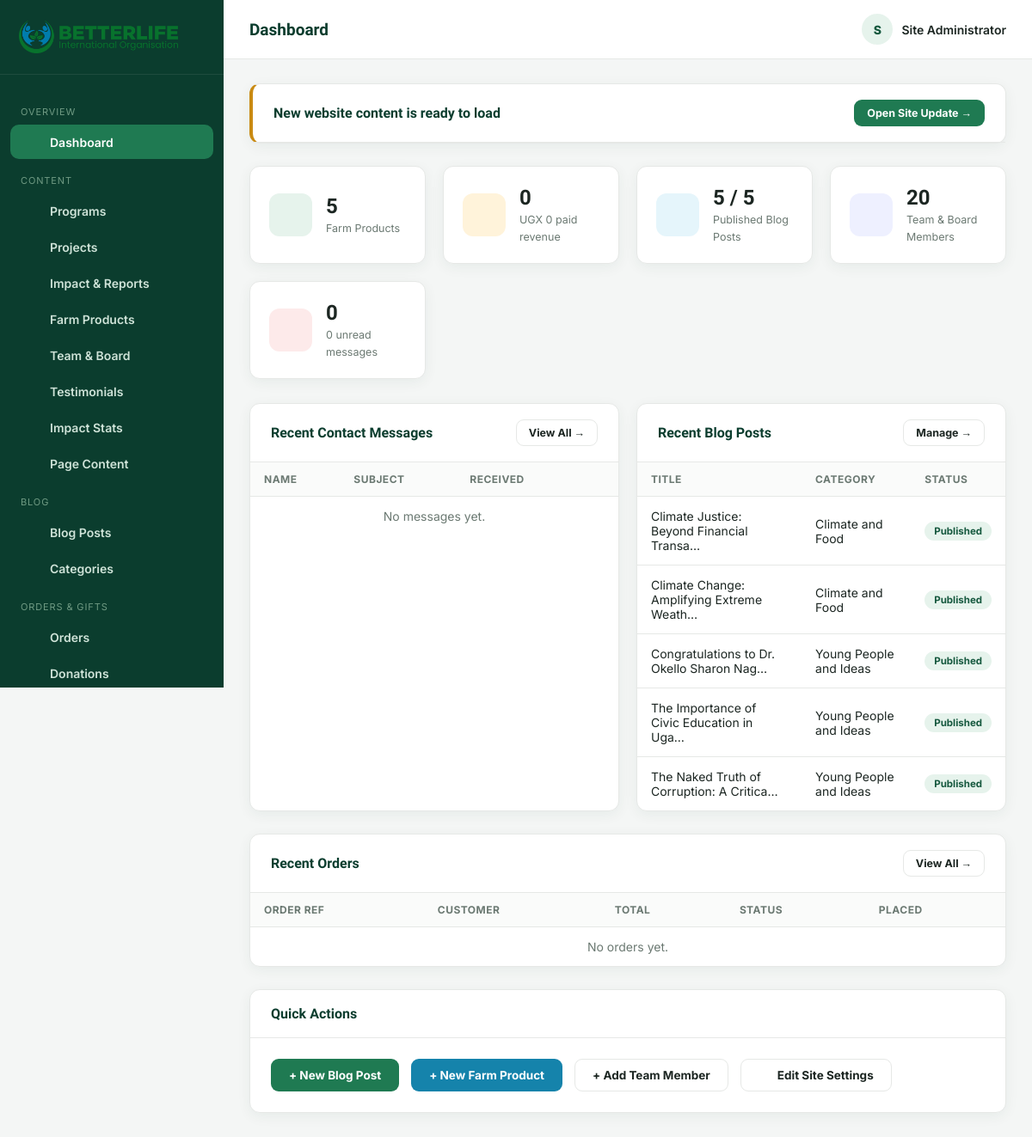
/admin/index.php (signed in), run on an earlier commit of the app's database.
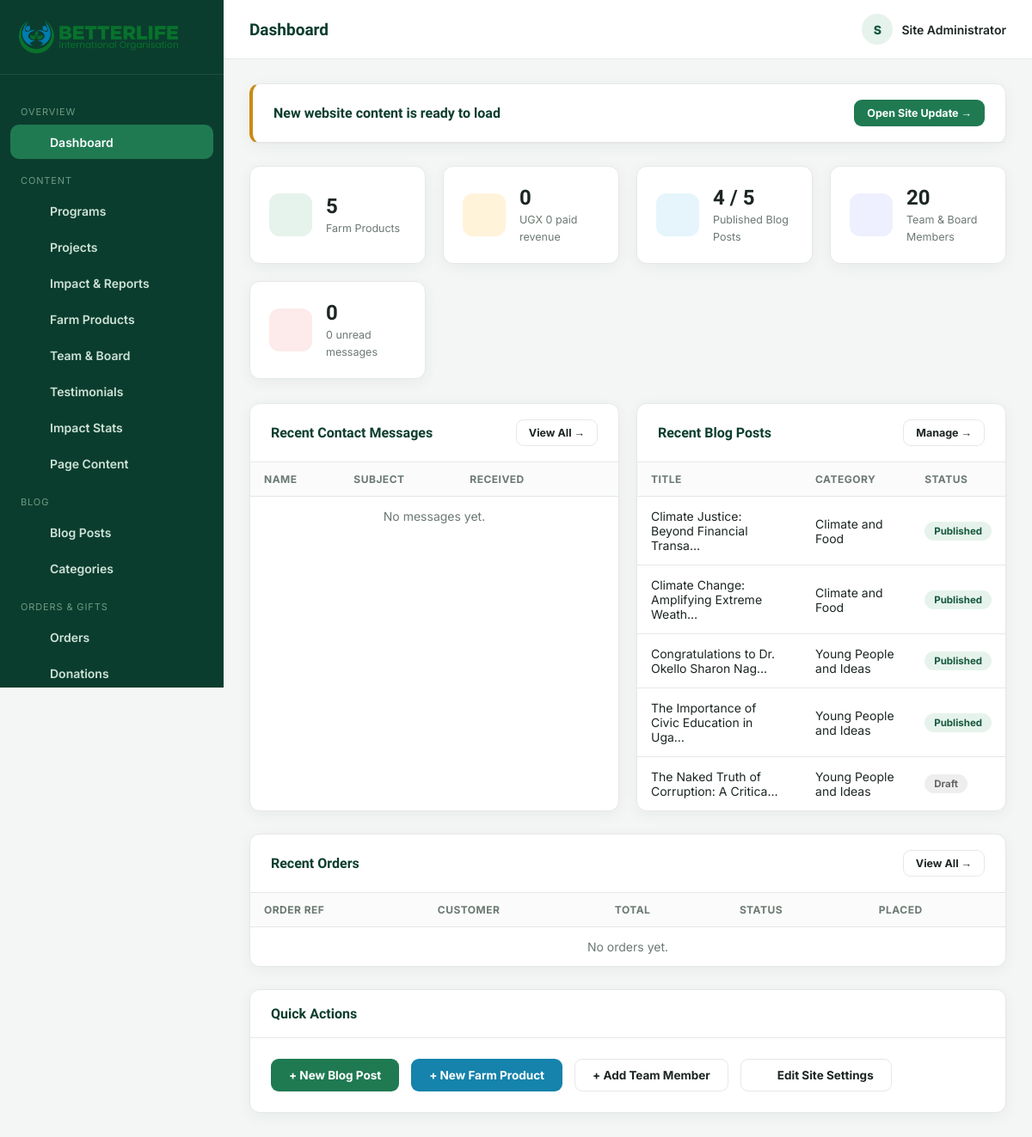
And on a later commit of the database.
### tables this page shows
CREATE TABLE blog_posts (
  id INT AUTO_INCREMENT PRIMARY KEY,
  title VARCHAR(200) NOT NULL,
  slug VARCHAR(220) NOT NULL UNIQUE,
  category_id INT DEFAULT NULL,
  excerpt VARCHAR(500),
  content LONGTEXT,
  featured_image VARCHAR(255),
  author VARCHAR(100) DEFAULT 'Admin',
  status ENUM('draft','published') DEFAULT 'draft',
  views INT DEFAULT 0,
  published_at DATETIME DEFAULT NULL,
  created_at TIMESTAMP DEFAULT CURRENT_TIMESTAMP,
  updated_at TIMESTAMP DEFAULT CURRENT_TIMESTAMP ON UPDATE CURRENT_TIMESTAMP,
  FOREIGN KEY (category_id) REFERENCES blog_categories(id) ON DELETE SET NULL
);

CREATE TABLE blog_categories (
  id INT AUTO_INCREMENT PRIMARY KEY,
  name VARCHAR(100) NOT NULL,
  slug VARCHAR(120) NOT NULL UNIQUE
);

### includes/site-sync.php (called while the page is built, shortened)
<?php
function site_sync_stamp(string $path): ?string
{
    $fh = @fopen($path, 'r');
    $line = (string) fgets($fh, 400);
    return preg_match('/generated (\d{4}-\d{2}-\d{2} \d{2}:\d{2})/', $line, $m) ? $m[1] : null;
}
function site_sync_pending(PDO $pdo): bool
{
    $stamp = site_sync_stamp(SITE_SYNC_FILE);
    return $stamp !== null && $stamp !== setting($pdo, 'content_sync_applied', '');
}

### admin/index.php (the view, shortened to what this page needs)
<?php
require_once __DIR__ . '/includes/auth.php';
$pageTitle = 'Dashboard';
$activeNav = 'dashboard';
$counts = [
  'products'    => (int) $pdo->query("SELECT COUNT(*) FROM products")->fetchColumn(),
  'posts'       => (int) $pdo->query("SELECT COUNT(*) FROM blog_posts")->fetchColumn(),
  'published'   => (int) $pdo->query("SELECT COUNT(*) FROM blog_posts WHERE status='published'")->fetchColumn(),
  'team'        => (int) $pdo->query("SELECT COUNT(*) FROM team_members")->fetchColumn(),
  'messages'    => (int) $pdo->query("SELECT COUNT(*) FROM contact_messages")->fetchColumn(),
  'unread'      => (int) $pdo->query("SELECT COUNT(*) FROM contact_messages WHERE is_read=0")->fetchColumn(),
  'subscribers' => (int) $pdo->query("SELECT COUNT(*) FROM newsletter_subscribers")->fetchColumn(),
  'programs'    => (int) $pdo->query("SELECT COUNT(*) FROM programs")->fetchColumn(),
];
$recentMessages = $pdo->query("SELECT * FROM contact_messages ORDER BY created_at DESC LIMIT 5")->fetchAll();
$recentPosts = $pdo->query("SELECT bp.*, bc.name AS cat_name FROM blog_posts bp LEFT JOIN blog_categories bc ON bc.id=bp.category_id ORDER BY bp.created_at DESC LIMIT 5")->fetchAll();
try {
    $orderCounts = $pdo->query("SELECT COUNT(*) AS c, COALESCE(SUM(CASE WHEN status='paid' THEN total_amount ELSE 0 END),0) AS revenue FROM orders")->fetch();
    $recentOrders = $pdo->query("SELECT * FROM orders ORDER BY created_at DESC LIMIT 5")->fetchAll();
} catch (PDOException $e) {
    $orderCounts = ['c' => 0, 'revenue' => 0];
    $recentOrders = [];
}
require __DIR__ . '/includes/header.php';
?>
<?php if ($syncPending): ?>
  <div class="panel" style="border-left:4px solid #c98a12;">
    <div class="panel-head">
      <h3>New website content is ready to load</h3>
      <a href="<?= ADMIN_URL ?>/site-update.php" class="btn btn-primary btn-sm">Open Site Update →</a>
    </div>
  </div>
<?php endif; ?>
<div class="stat-cards">
  <div class="stat-card">
    <div class="ico" style="background:var(--a-green-100);color:var(--a-green-700);"><?= icon('shopping-bag', 22) ?></div>
    <div><strong><?= $counts['products'] ?></strong><span>Farm Products</span></div>
  </div>
  <div class="stat-card">
    <div class="ico" style="background:#fff3da;color:#93670a;"><?= icon('box', 22) ?></div>
    <div><strong><?= (int) $orderCounts['c'] ?></strong><span><?= format_price((float) $orderCounts['revenue']) ?> paid revenue</span></div>
  </div>
  <div class="stat-card">
    <div class="ico" style="background:var(--a-blue-100);color:var(--a-blue-700);"><?= icon('newspaper', 22) ?></div>
    <div><strong><?= $counts['published'] ?> / <?= $counts['posts'] ?></strong><span>Published Blog Posts</span></div>
  </div>
  <div class="stat-card">
    <div class="ico" style="background:#eef0ff;color:#4b4fd1;"><?= icon('users', 22) ?></div>
    <div><strong><?= $counts['team'] ?></strong><span>Team &amp; Board Members</span></div>
  </div>
  <div class="stat-card">
    <div class="ico" style="background:#fdeaea;color:var(--a-danger);"><?= icon('mail', 22) ?></div>
    <div><strong><?= $counts['messages'] ?></strong><span><?= $counts['unread'] ?> unread messages</span></div>
  </div>
</div>
<div class="form-grid">
  <div class="panel">
    <div class="panel-head">
      <h3>Recent Contact Messages</h3>
      <a href="<?= ADMIN_URL ?>/messages.php" class="btn btn-outline btn-sm">View All →</a>
    </div>
    <div class="table-wrap">
      <table class="data-table">
        <thead><tr><th>Name</th><th>Subject</th><th>Received</th><th></th></tr></thead>
        <tbody>
          <?php if (!$recentMessages): ?>
            <tr class="empty-row"><td colspan="4">No messages yet.</td></tr>
          <?php endif; ?>
        </tbody>
      </table>
    </div>
  </div>
  <div class="panel">
    <div class="panel-head">
      <h3>Recent Blog Posts</h3>
      <a href="<?= ADMIN_URL ?>/blog.php" class="btn btn-outline btn-sm">Manage →</a>
    </div>
    <div class="table-wrap">
      <table class="data-table">
        <thead><tr><th>Title</th><th>Category</th><th>Status</th></tr></thead>
        <tbody>
          <?php foreach ($recentPosts as $p): ?>
            <tr>
              <td><?= h(excerpt($p['title'], 40)) ?></td>
              <td><?= h($p['cat_name'] ?? '—') ?></td>
              <td><span class="badge <?= $p['status'] === 'published' ? 'badge-green' : 'badge-gray' ?>"><?= h(ucfirst($p['status'])) ?></span></td>
            </tr>
          <?php endforeach; ?>
        </tbody>
      </table>
    </div>
  </div>
</div>
<div class="panel">
  <div class="panel-head">
    <h3>Recent Orders</h3>
    <a href="<?= ADMIN_URL ?>/orders.php" class="btn btn-outline btn-sm">View All →</a>
  </div>
  <div class="table-wrap">
    <table class="data-table">
      <thead><tr><th>Order Ref</th><th>Customer</th><th>Total</th><th>Status</th><th>Placed</th></tr></thead>
      <tbody>
        <?php if (!$recentOrders): ?>
          <tr class="empty-row"><td colspan="5">No orders yet.</td></tr>
        <?php endif; ?>
      </tbody>
    </table>
  </div>
</div>
<div class="panel">
  <div class="panel-head">
    <h3>Quick Actions</h3>
  </div>
  <div class="panel-body" style="display:flex;gap:14px;flex-wrap:wrap;">
    <a href="<?= ADMIN_URL ?>/blog.php?action=add" class="btn btn-primary">+ New Blog Post</a>
    <a href="<?= ADMIN_URL ?>/products.php?action=add" class="btn btn-accent">+ New Farm Product</a>
    <a href="<?= ADMIN_URL ?>/team.php?action=add" class="btn btn-outline">+ Add Team Member</a>
    <a href="<?= ADMIN_URL ?>/settings.php" class="btn btn-outline ico-text"><?= icon('settings', 15) ?> Edit Site Settings</a>
  </div>
</div>
<?php require __DIR__ . '/includes/footer.php'; ?>

### admin/includes/header.php (shortened to what this page needs)
<?php
$admin = current_admin();
$logo = setting($pdo, 'logo', 'assets/img/logo.png');
require_once __DIR__ . '/../../includes/site-sync.php';
$syncPending = site_sync_pending($pdo);
$navItems = [
  ['group' => 'Overview', 'items' => [
    ['key' => 'dashboard', 'label' => 'Dashboard', 'icon' => 'grid', 'href' => ADMIN_URL . '/index.php'],
  ]],
  ['group' => 'Content', 'items' => [
    ['key' => 'programs', 'label' => 'Programs', 'icon' => 'leaf', 'href' => ADMIN_URL . '/programs.php'],
    ['key' => 'projects', 'label' => 'Projects', 'icon' => 'box', 'href' => ADMIN_URL . '/projects.php'],
    ['key' => 'impact-reports', 'label' => 'Impact & Reports', 'icon' => 'trending-up', 'href' => ADMIN_URL . '/impact-reports.php'],
    ['key' => 'products', 'label' => 'Farm Products', 'icon' => 'shopping-bag', 'href' => ADMIN_URL . '/products.php'],
    ['key' => 'team', 'label' => 'Team & Board', 'icon' => 'users', 'href' => ADMIN_URL . '/team.php'],
    ['key' => 'testimonials', 'label' => 'Testimonials', 'icon' => 'message', 'href' => ADMIN_URL . '/testimonials.php'],
    ['key' => 'stats', 'label' => 'Impact Stats', 'icon' => 'trending-up', 'href' => ADMIN_URL . '/stats.php'],
    ['key' => 'content', 'label' => 'Page Content', 'icon' => 'file-text', 'href' => ADMIN_URL . '/content.php'],
  ]],
  ['group' => 'Blog', 'items' => [
    ['key' => 'blog', 'label' => 'Blog Posts', 'icon' => 'newspaper', 'href' => ADMIN_URL . '/blog.php'],
    ['key' => 'blog-categories', 'label' => 'Categories', 'icon' => 'tag', 'href' => ADMIN_URL . '/blog-categories.php'],
  ]],
  ['group' => 'Orders & Gifts', 'items' => [
    ['key' => 'orders', 'label' => 'Orders', 'icon' => 'box', 'href' => ADMIN_URL . '/orders.php'],
    ['key' => 'donations', 'label' => 'Donations', 'icon' => 'heart', 'href' => ADMIN_URL . '/donations.php'],
  ]],
  ['group' => 'Engagement', 'items' => [
    ['key' => 'messages', 'label' => 'Messages', 'icon' => 'mail', 'href' => ADMIN_URL . '/messages.php'],
    ['key' => 'subscribers', 'label' => 'Subscribers', 'icon' => 'send', 'href' => ADMIN_URL . '/subscribers.php'],
  ]],
  ['group' => 'Site', 'items' => [
    ['key' => 'settings', 'label' => 'Site Settings', 'icon' => 'settings', 'href' => ADMIN_URL . '/settings.php'],
    ['key' => 'site-update', 'label' => 'Site Update', 'icon' => 'globe', 'href' => ADMIN_URL . '/site-update.php'],
  ]],
];
?>
<!DOCTYPE html>
<html lang="en">
<head>
<link rel="stylesheet" href="<?= ADMIN_URL ?>/assets/css/admin.css?v=<?= @filemtime(__DIR__ . '/../assets/css/admin.css') ?: time() ?>">
</head>
<body>
<div class="admin-layout">
  <aside class="sidebar" id="adminSidebar">
    <div class="brand">
      <img src="<?= asset_url($logo) ?>" alt="Logo">
    </div>
    <nav>
      <?php foreach ($navItems as $group): ?>
        <div class="nav-label"><?= h($group['group']) ?></div>
        <?php foreach ($group['items'] as $item): ?>
          <a href="<?= $item['href'] ?>" class="nav-link <?= ($activeNav ?? '') === $item['key'] ? 'active' : '' ?>">
            <span class="ico"><?= icon($item['icon'], 18) ?></span> <?= h($item['label']) ?>
          </a>
        <?php endforeach; ?>
      <?php endforeach; ?>
    </nav>
  </aside>
  <div class="main">
    <div class="topbar-admin">
      <div style="display:flex;align-items:center;gap:14px;">
        <div>
          <h1><?= h($pageTitle ?? 'Dashboard') ?></h1>
        </div>
      </div>
      <div class="admin-user">
        <div class="av"><?= h(strtoupper(substr($admin['name'] ?? 'A', 0, 1))) ?></div>
        <span><?= h($admin['name'] ?? 'Admin') ?></span>
      </div>
    </div>
    <div class="content">

### includes/functions.php (shortened to what this page needs)
<?php
function settings_all(PDO $pdo): array
{
    static $cache = null;
    if ($cache === null) {
        $cache = [];
        foreach ($pdo->query('SELECT setting_key, setting_value FROM settings') as $row) {
            $cache[$row['setting_key']] = $row['setting_value'];
        }
    }
    return $cache;
}
function setting(PDO $pdo, string $key, string $default = ''): string
{
    $all = settings_all($pdo);
    return $all[$key] ?? $default;
}
function h(?string $value): string
{
    return htmlspecialchars($value ?? '', ENT_QUOTES, 'UTF-8');
}
function excerpt(string $text, int $length = 160): string
{
    $text = trim(strip_tags($text));
    return mb_substr($text, 0, $length) . '…';
}
function format_price(?float $price): string
{
    return 'UGX ' . number_format($price, 0);
}
function current_admin(): ?array
{
    return $_SESSION['admin'] ?? null;
}
function asset_url(?string $path): string
{
    return SITE_URL . '/' . ltrim($path, '/');
}
function icon(string $name, int $size = 20): string
{
    $d = $paths[$name] ?? $paths['leaf'];
    return '<svg width="' . $size . '" height="' . $size . '" viewBox="0 0 24 24" fill="none" stroke="currentColor" stroke-width="1.8" stroke-linecap="round" stroke-linejoin="round" aria-hidden="true">' . $d . '</svg>';
}

### admin/includes/footer.php (shortened to what this page needs)
    </div>
  </div>
</div>
</body>
</html>

What changed in the data, as far as the page shows it:
changed blog_posts "The Naked Truth of Corruption: A Critica…": category "5" → "4"; status "Published" → "Draft"
